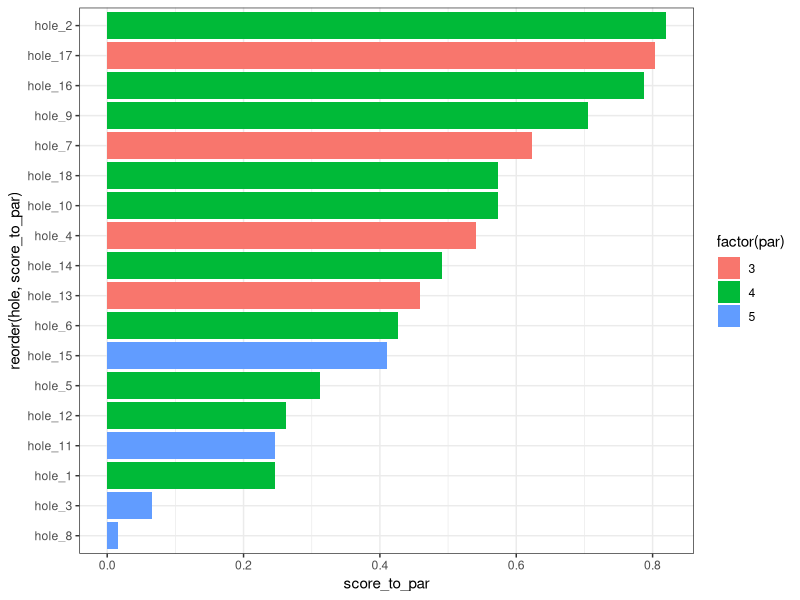
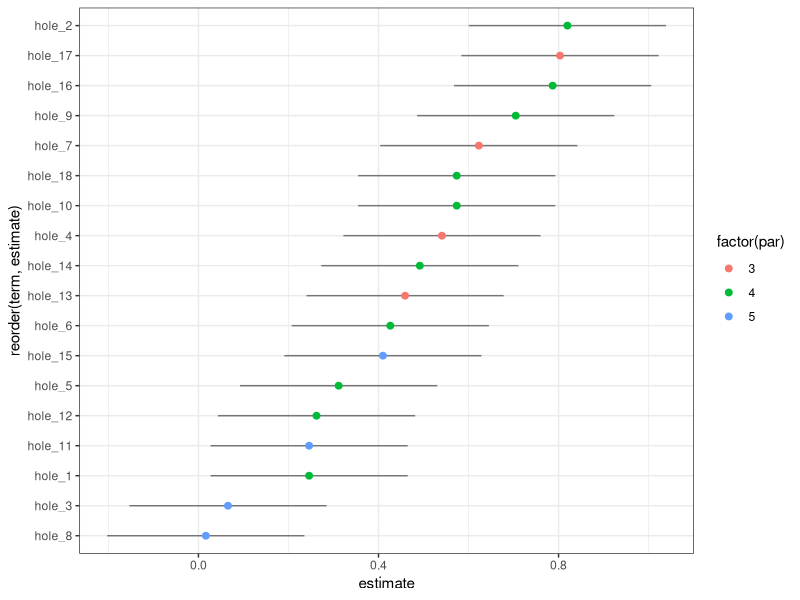

The R source for these figures, in order:
library(tidyverse)
library(broom)
theme_set(theme_bw())
# data manipulation
results <- read_csv("data//edelweiss_data.csv")
course <- read_csv("data//edelweiss_course_data.csv")
# wide to long (tidy)
results_long <- results %>%
  gather(hole, score, starts_with('hole'))
# clean up course information data
course2 <- course %>%
  select(hole = `hole#`,
         par,
         yards) %>%
  filter(hole != 'Totals') %>%
  distinct() %>%
  mutate(hole = paste0('hole_', hole))
# join to get course information
results_long2 <- results_long %>%
  inner_join(course2) %>%
  mutate(score_to_par = score - par)
# average score to par by hole
results_long2 %>%
  group_by(hole, par) %>%
  summarise(score_to_par = mean(score_to_par)) %>%
  ggplot(aes(reorder(hole, score_to_par), score_to_par))+
  geom_col(aes(fill = factor(par)))+
  coord_flip()

# two holes played ~even par
fit1 <- lm(score_to_par ~ -1 + hole, data = results_long2)
summary(fit1)
fit1_info <- tidy(fit1, conf.int = TRUE)

fit1_info %>%
  mutate(term = substring(term, 5, 999)) %>%
  inner_join(course2, by = c('term' = 'hole')) %>%
  ggplot(aes(reorder(term, estimate),estimate))+
  geom_linerange(aes(ymin = conf.low, ymax = conf.high), alpha = 0.5)+
  geom_point(aes(colour = factor(par)), size = 2)+
  coord_flip()
